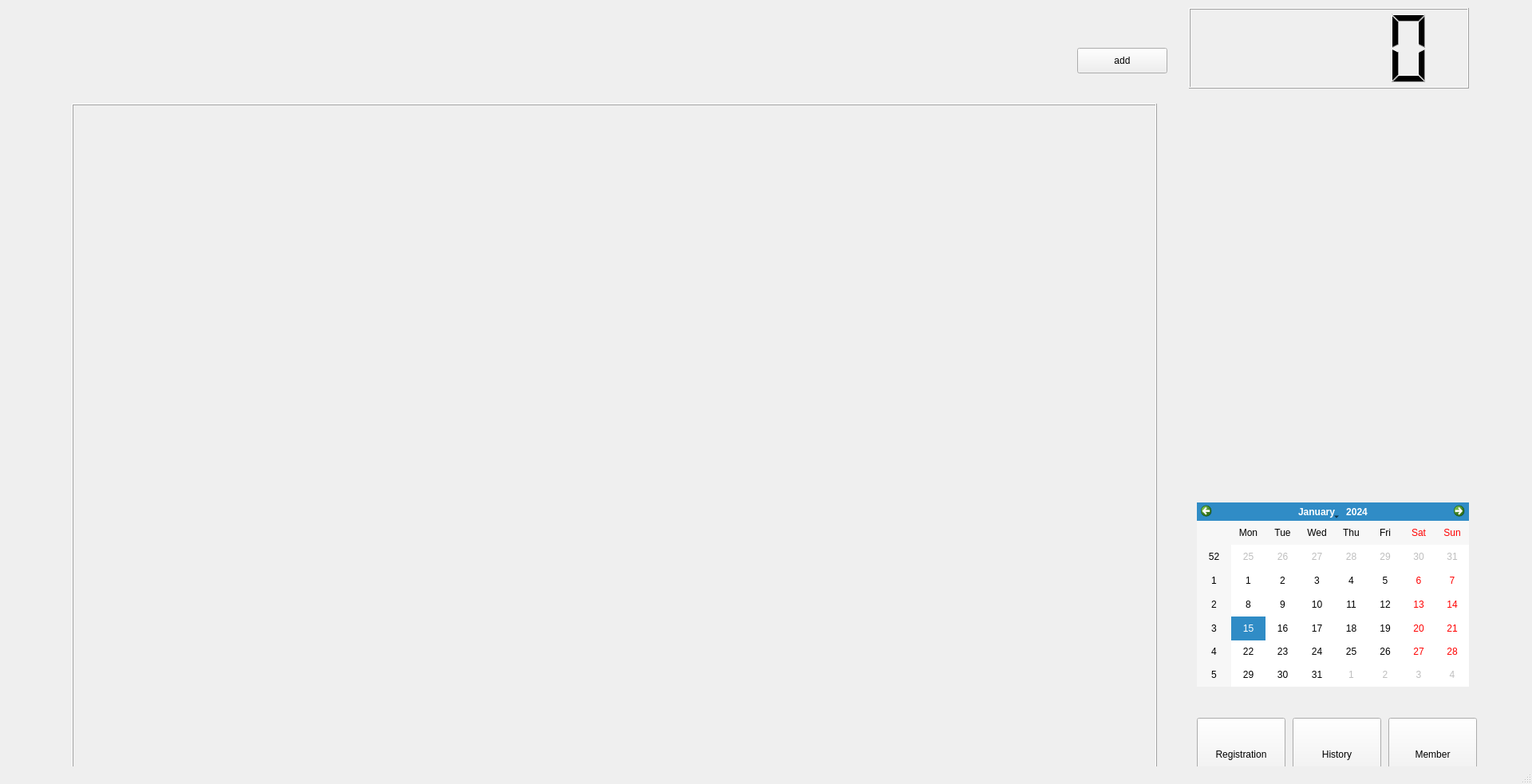
<?xml version="1.0" encoding="UTF-8"?>
<ui version="4.0">
 <class>MainWindow</class>
 <widget class="QMainWindow" name="MainWindow">
  <property name="enabled">
   <bool>true</bool>
  </property>
  <property name="geometry">
   <rect>
    <x>0</x>
    <y>0</y>
    <width>1920</width>
    <height>983</height>
   </rect>
  </property>
  <property name="sizePolicy">
   <sizepolicy hsizetype="Fixed" vsizetype="Fixed">
    <horstretch>0</horstretch>
    <verstretch>0</verstretch>
   </sizepolicy>
  </property>
  <property name="minimumSize">
   <size>
    <width>1420</width>
    <height>920</height>
   </size>
  </property>
  <property name="windowTitle">
   <string>Sennalabs</string>
  </property>
  <property name="autoFillBackground">
   <bool>true</bool>
  </property>
  <widget class="QWidget" name="centralwidget">
   <widget class="QLabel" name="img_window">
    <property name="geometry">
     <rect>
      <x>90</x>
      <y>130</y>
      <width>1360</width>
      <height>850</height>
     </rect>
    </property>
    <property name="frameShape">
     <enum>QFrame::Box</enum>
    </property>
    <property name="frameShadow">
     <enum>QFrame::Raised</enum>
    </property>
    <property name="text">
     <string/>
    </property>
   </widget>
   <widget class="QPushButton" name="register_button">
    <property name="geometry">
     <rect>
      <x>1500</x>
      <y>900</y>
      <width>111</width>
      <height>91</height>
     </rect>
    </property>
    <property name="text">
     <string>Registration</string>
    </property>
    <property name="icon">
     <iconset>
      <normaloff>../assets/add_button.png</normaloff>../assets/add_button.png</iconset>
    </property>
    <property name="iconSize">
     <size>
      <width>16</width>
      <height>16</height>
     </size>
    </property>
   </widget>
   <widget class="QPushButton" name="history_button">
    <property name="geometry">
     <rect>
      <x>1620</x>
      <y>900</y>
      <width>111</width>
      <height>91</height>
     </rect>
    </property>
    <property name="text">
     <string>History</string>
    </property>
    <property name="icon">
     <iconset>
      <normaloff>../assets/history.png</normaloff>../assets/history.png</iconset>
    </property>
   </widget>
   <widget class="QLabel" name="checkin_label">
    <property name="geometry">
     <rect>
      <x>1503</x>
      <y>120</y>
      <width>331</width>
      <height>91</height>
     </rect>
    </property>
    <property name="font">
     <font>
      <pointsize>20</pointsize>
      <weight>75</weight>
      <bold>true</bold>
     </font>
    </property>
    <property name="text">
     <string/>
    </property>
   </widget>
   <widget class="QCalendarWidget" name="calendarWidget">
    <property name="geometry">
     <rect>
      <x>1500</x>
      <y>630</y>
      <width>341</width>
      <height>231</height>
     </rect>
    </property>
   </widget>
   <widget class="QPushButton" name="member_button">
    <property name="geometry">
     <rect>
      <x>1740</x>
      <y>900</y>
      <width>111</width>
      <height>91</height>
     </rect>
    </property>
    <property name="text">
     <string>Member</string>
    </property>
    <property name="icon">
     <iconset>
      <normaloff>../assets/user-icon.webp</normaloff>../assets/user-icon.webp</iconset>
    </property>
   </widget>
   <widget class="QLCDNumber" name="time_lcd">
    <property name="geometry">
     <rect>
      <x>1490</x>
      <y>10</y>
      <width>351</width>
      <height>101</height>
     </rect>
    </property>
    <property name="font">
     <font>
      <pointsize>14</pointsize>
     </font>
    </property>
   </widget>
   <widget class="QLabel" name="label_3">
    <property name="geometry">
     <rect>
      <x>790</x>
      <y>20</y>
      <width>280</width>
      <height>90</height>
     </rect>
    </property>
    <property name="text">
     <string/>
    </property>
    <property name="pixmap">
     <pixmap>../assets/Sennalabs.jpg</pixmap>
    </property>
    <property name="scaledContents">
     <bool>true</bool>
    </property>
   </widget>
   <widget class="QPushButton" name="add">
    <property name="geometry">
     <rect>
      <x>1350</x>
      <y>60</y>
      <width>113</width>
      <height>32</height>
     </rect>
    </property>
    <property name="text">
     <string>add</string>
    </property>
   </widget>
   <widget class="QWidget" name="check_widget" native="true">
    <property name="geometry">
     <rect>
      <x>1500</x>
      <y>230</y>
      <width>341</width>
      <height>381</height>
     </rect>
    </property>
   </widget>
  </widget>
  <widget class="QStatusBar" name="statusbar"/>
 </widget>
 <resources/>
 <connections/>
</ui>
